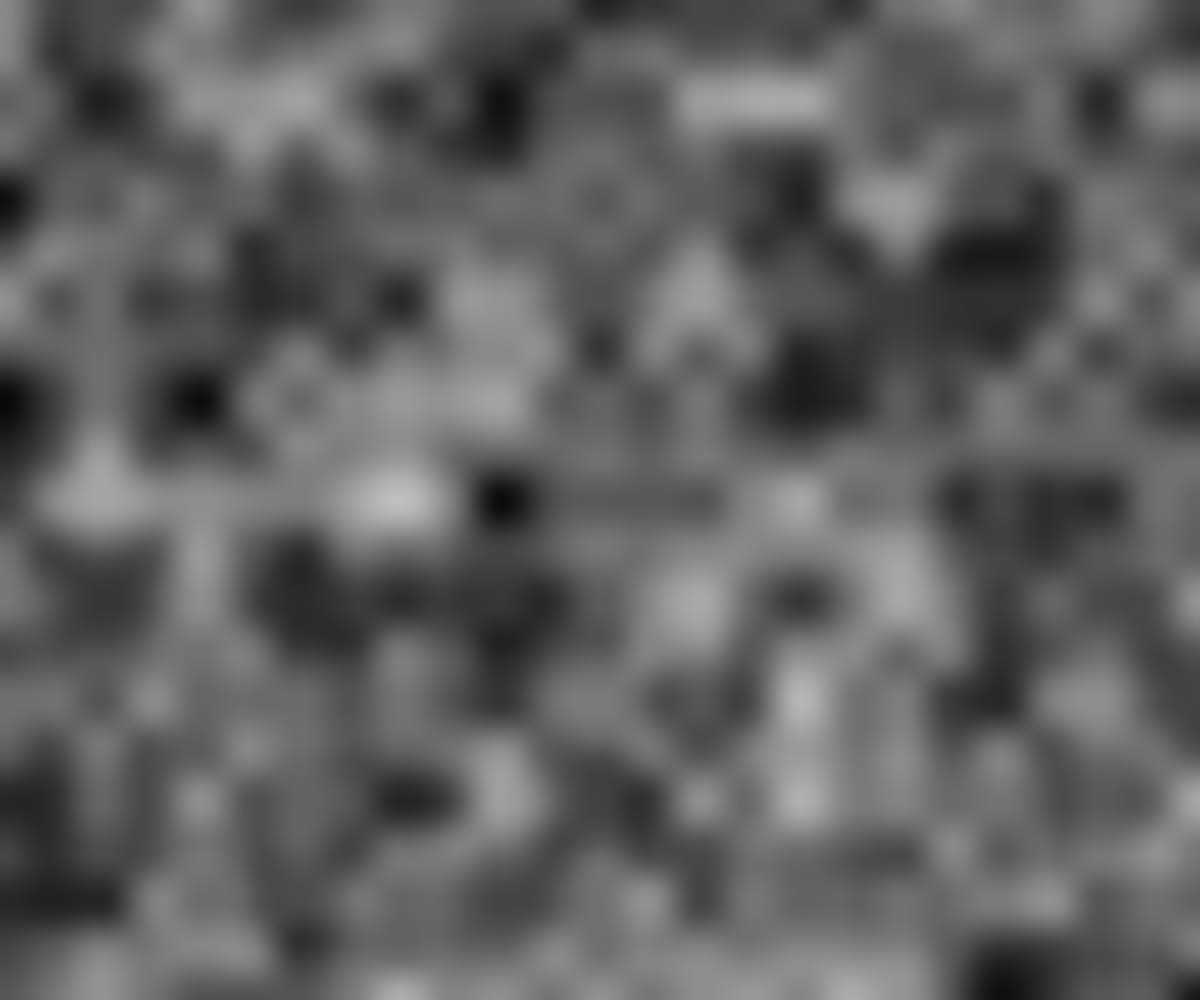
Frame 1 (no input)
Frame 2 (the mouse pressed at the canvas centre, redrawn once): identical to frame 1, image omitted

The p5.js sketch that drew this single still picture (run headless with seeded random() and noise() and a simulated clock; the mouse was pressed at the canvas centre and the sketch redrawn once):

// p5.js sketch
// ── sketch.js
const GRID_SIZE = 2;

function setup() {
  createCanvas(windowWidth, windowHeight);
  noLoop();
  noiseDetail(2, 0.5);
}

function draw() {
  background(255);
  noStroke();

  for (let y = 0; y < height; y+=GRID_SIZE) {
    for (let x = 0; x < width; x+=GRID_SIZE) {
      let c = 255 * noise(x / 100, y / 100);
      fill(c);
      rect(x, y, GRID_SIZE, GRID_SIZE);
    }
  }
}
